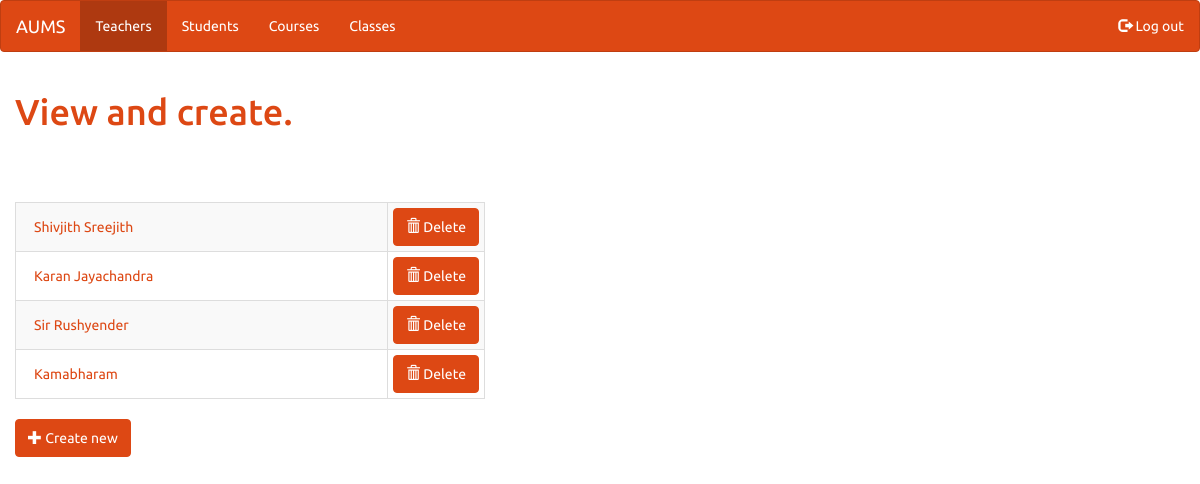
The page /admin/list/teacher/ (signed in) on the database its author committed.
### tables this page shows
CREATE TABLE teacher(
	teacherid varchar(20) primary key,
	name varchar(100),
	password varchar(100)
	);

### admin_views.py (the view)
def view_teacher_list():
	check_login()
	entries = [ { 'title' : row['name'], 'key' : row['teacherid'] } for row in get_teacher_list(flask.g.db) ]
	return render_template('admin/view_list_base.html', entries = entries, table_name = 'teacher', update_url_name = 'update_teacher',
		create_url_name = 'create_teacher', active_page='view_teacher_list')

### admin_views.py (called while the page is built)
def check_login():
	if not flask.session.get('admin_logged_in'):
		flask.abort(401)

def get_teacher_list(db):
	return rows_to_stringdicts(db.execute('select teacherid, name from teacher').fetchall())

def rows_to_stringdicts(rows):
	new_rows = [dict(zip(row.keys(), [str(x) for x in row])) for row in rows]
	return new_rows

### main.py (called while the page is built)
def connect_db():
	rv = sqlite3.connect(app.config['DATABASE'])
	rv.row_factory = sqlite3.Row
	return rv

@app.before_request
def before_request():
	flask.g.db = connect_db()

@app.teardown_request
def teardown_request(exception):
	if hasattr(flask.g, 'db'):
		flask.g.db.close()

### templates/admin/view_list_base.html
{% extends "admin/base.html" %}
{% set active_page = active_page -%}
{% block heading %}
<h1 class="text-primary">View and create.</h1>
{% endblock %}
{% block body %}
<div class="row">
	<div class="col-sm-5">
		<table class="table table-striped table-bordered table-hover table-condensed">
			<tbody>
				{% for entry in entries %}
				<tr>
					<td class="col-sm-10">
						<a href="{{ url_for(update_url_name, key=entry.key) }}" class="btn btn-link" data-toggle="tooltip"
						data-placement="right" title="Change details">
							{{ entry.title }}
						</a>
					</td>
					<td class="col-sm-2">
						<a href="{{ url_for('delete_confirm', table_name=table_name, entry_key=entry.key, redirect_path=request.path) }}" class="btn btn-primary">
							<span class="glyphicon glyphicon-trash"></span>
							Delete
						</a>
					</td>
				</tr>
				{% endfor %}
			</tbody>
		</table>
	</div>
</div>
<a href="{{ url_for(create_url_name) }}" class="btn btn-primary">
	<span class="glyphicon glyphicon-plus"></span>
	Create new
</a>
{% endblock %}

### rows shown on the page
teacher: title "Shivjith Sreejith"
teacher: title "Karan Jayachandra"
teacher: title "Sir Rushyender"
teacher: title "Kamabharam"

### other values the page prints
{{ caption|e }} "Teachers" "Students" "Courses" "Classes"
